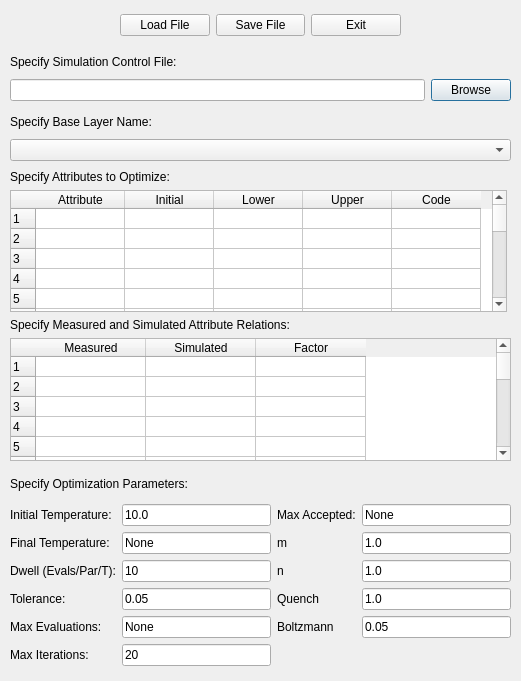
<?xml version="1.0" encoding="UTF-8"?>
<ui version="4.0">
 <class>OptimizationFileDlg</class>
 <widget class="QDialog" name="OptimizationFileDlg">
  <property name="geometry">
   <rect>
    <x>0</x>
    <y>0</y>
    <width>521</width>
    <height>681</height>
   </rect>
  </property>
  <property name="sizePolicy">
   <sizepolicy hsizetype="Fixed" vsizetype="Fixed">
    <horstretch>0</horstretch>
    <verstretch>0</verstretch>
   </sizepolicy>
  </property>
  <property name="minimumSize">
   <size>
    <width>521</width>
    <height>681</height>
   </size>
  </property>
  <property name="maximumSize">
   <size>
    <width>521</width>
    <height>681</height>
   </size>
  </property>
  <property name="windowTitle">
   <string>Optimization File Creator</string>
  </property>
  <widget class="QWidget" name="verticalLayoutWidget_2">
   <property name="geometry">
    <rect>
     <x>10</x>
     <y>170</y>
     <width>501</width>
     <height>291</height>
    </rect>
   </property>
   <layout class="QVBoxLayout" name="verticalLayout_2">
    <property name="sizeConstraint">
     <enum>QLayout::SetNoConstraint</enum>
    </property>
    <item>
     <layout class="QGridLayout" name="gridLayout">
      <item row="1" column="0">
       <widget class="QTableWidget" name="tblOptAttributes">
        <property name="minimumSize">
         <size>
          <width>0</width>
          <height>0</height>
         </size>
        </property>
        <property name="maximumSize">
         <size>
          <width>497</width>
          <height>16777215</height>
         </size>
        </property>
        <property name="editTriggers">
         <set>QAbstractItemView::AnyKeyPressed|QAbstractItemView::DoubleClicked|QAbstractItemView::EditKeyPressed</set>
        </property>
        <property name="selectionMode">
         <enum>QAbstractItemView::SingleSelection</enum>
        </property>
        <property name="selectionBehavior">
         <enum>QAbstractItemView::SelectItems</enum>
        </property>
        <property name="wordWrap">
         <bool>false</bool>
        </property>
        <property name="rowCount">
         <number>100</number>
        </property>
        <property name="columnCount">
         <number>5</number>
        </property>
        <attribute name="horizontalHeaderVisible">
         <bool>true</bool>
        </attribute>
        <attribute name="horizontalHeaderCascadingSectionResizes">
         <bool>false</bool>
        </attribute>
        <attribute name="horizontalHeaderDefaultSectionSize">
         <number>89</number>
        </attribute>
        <attribute name="horizontalHeaderHighlightSections">
         <bool>true</bool>
        </attribute>
        <attribute name="horizontalHeaderStretchLastSection">
         <bool>false</bool>
        </attribute>
        <attribute name="verticalHeaderDefaultSectionSize">
         <number>20</number>
        </attribute>
        <attribute name="verticalHeaderMinimumSectionSize">
         <number>20</number>
        </attribute>
        <attribute name="verticalHeaderShowSortIndicator" stdset="0">
         <bool>false</bool>
        </attribute>
        <attribute name="verticalHeaderStretchLastSection">
         <bool>false</bool>
        </attribute>
        <row/>
        <row/>
        <row/>
        <row/>
        <row/>
        <row/>
        <row/>
        <row/>
        <row/>
        <row/>
        <row/>
        <row/>
        <row/>
        <row/>
        <row/>
        <row/>
        <row/>
        <row/>
        <row/>
        <row/>
        <row/>
        <row/>
        <row/>
        <row/>
        <row/>
        <row/>
        <row/>
        <row/>
        <row/>
        <row/>
        <row/>
        <row/>
        <row/>
        <row/>
        <row/>
        <row/>
        <row/>
        <row/>
        <row/>
        <row/>
        <row/>
        <row/>
        <row/>
        <row/>
        <row/>
        <row/>
        <row/>
        <row/>
        <row/>
        <row/>
        <row/>
        <row/>
        <row/>
        <row/>
        <row/>
        <row/>
        <row/>
        <row/>
        <row/>
        <row/>
        <row/>
        <row/>
        <row/>
        <row/>
        <row/>
        <row/>
        <row/>
        <row/>
        <row/>
        <row/>
        <row/>
        <row/>
        <row/>
        <row/>
        <row/>
        <row/>
        <row/>
        <row/>
        <row/>
        <row/>
        <row/>
        <row/>
        <row/>
        <row/>
        <row/>
        <row/>
        <row/>
        <row/>
        <row/>
        <row/>
        <row/>
        <row/>
        <row/>
        <row/>
        <row/>
        <row/>
        <row/>
        <row/>
        <row/>
        <row/>
        <column>
         <property name="text">
          <string>Attribute</string>
         </property>
        </column>
        <column>
         <property name="text">
          <string>Initial</string>
         </property>
        </column>
        <column>
         <property name="text">
          <string>Lower</string>
         </property>
        </column>
        <column>
         <property name="text">
          <string>Upper</string>
         </property>
        </column>
        <column>
         <property name="text">
          <string>Code</string>
         </property>
        </column>
       </widget>
      </item>
      <item row="3" column="0">
       <widget class="QTableWidget" name="tblObjAttributes">
        <property name="minimumSize">
         <size>
          <width>0</width>
          <height>0</height>
         </size>
        </property>
        <property name="editTriggers">
         <set>QAbstractItemView::AnyKeyPressed|QAbstractItemView::DoubleClicked|QAbstractItemView::EditKeyPressed</set>
        </property>
        <property name="selectionMode">
         <enum>QAbstractItemView::SingleSelection</enum>
        </property>
        <property name="selectionBehavior">
         <enum>QAbstractItemView::SelectItems</enum>
        </property>
        <property name="wordWrap">
         <bool>false</bool>
        </property>
        <property name="rowCount">
         <number>100</number>
        </property>
        <property name="columnCount">
         <number>3</number>
        </property>
        <attribute name="horizontalHeaderVisible">
         <bool>true</bool>
        </attribute>
        <attribute name="horizontalHeaderCascadingSectionResizes">
         <bool>false</bool>
        </attribute>
        <attribute name="horizontalHeaderDefaultSectionSize">
         <number>110</number>
        </attribute>
        <attribute name="horizontalHeaderHighlightSections">
         <bool>true</bool>
        </attribute>
        <attribute name="horizontalHeaderStretchLastSection">
         <bool>false</bool>
        </attribute>
        <attribute name="verticalHeaderDefaultSectionSize">
         <number>20</number>
        </attribute>
        <attribute name="verticalHeaderMinimumSectionSize">
         <number>20</number>
        </attribute>
        <attribute name="verticalHeaderShowSortIndicator" stdset="0">
         <bool>false</bool>
        </attribute>
        <attribute name="verticalHeaderStretchLastSection">
         <bool>false</bool>
        </attribute>
        <row/>
        <row/>
        <row/>
        <row/>
        <row/>
        <row/>
        <row/>
        <row/>
        <row/>
        <row/>
        <row/>
        <row/>
        <row/>
        <row/>
        <row/>
        <row/>
        <row/>
        <row/>
        <row/>
        <row/>
        <row/>
        <row/>
        <row/>
        <row/>
        <row/>
        <row/>
        <row/>
        <row/>
        <row/>
        <row/>
        <row/>
        <row/>
        <row/>
        <row/>
        <row/>
        <row/>
        <row/>
        <row/>
        <row/>
        <row/>
        <row/>
        <row/>
        <row/>
        <row/>
        <row/>
        <row/>
        <row/>
        <row/>
        <row/>
        <row/>
        <row/>
        <row/>
        <row/>
        <row/>
        <row/>
        <row/>
        <row/>
        <row/>
        <row/>
        <row/>
        <row/>
        <row/>
        <row/>
        <row/>
        <row/>
        <row/>
        <row/>
        <row/>
        <row/>
        <row/>
        <row/>
        <row/>
        <row/>
        <row/>
        <row/>
        <row/>
        <row/>
        <row/>
        <row/>
        <row/>
        <row/>
        <row/>
        <row/>
        <row/>
        <row/>
        <row/>
        <row/>
        <row/>
        <row/>
        <row/>
        <row/>
        <row/>
        <row/>
        <row/>
        <row/>
        <row/>
        <row/>
        <row/>
        <row/>
        <row/>
        <column>
         <property name="text">
          <string>Measured</string>
         </property>
        </column>
        <column>
         <property name="text">
          <string>Simulated</string>
         </property>
        </column>
        <column>
         <property name="text">
          <string>Factor</string>
         </property>
        </column>
       </widget>
      </item>
      <item row="0" column="0">
       <widget class="QLabel" name="Label2_2">
        <property name="minimumSize">
         <size>
          <width>220</width>
          <height>0</height>
         </size>
        </property>
        <property name="text">
         <string>Specify Attributes to Optimize:</string>
        </property>
       </widget>
      </item>
      <item row="2" column="0">
       <widget class="QLabel" name="Label2_4">
        <property name="minimumSize">
         <size>
          <width>220</width>
          <height>0</height>
         </size>
        </property>
        <property name="text">
         <string>Specify Measured and Simulated Attribute Relations:</string>
        </property>
       </widget>
      </item>
     </layout>
    </item>
   </layout>
  </widget>
  <widget class="QWidget" name="verticalLayoutWidget_3">
   <property name="geometry">
    <rect>
     <x>10</x>
     <y>110</y>
     <width>501</width>
     <height>51</height>
    </rect>
   </property>
   <layout class="QVBoxLayout" name="verticalLayout_3">
    <item>
     <widget class="QLabel" name="Label2">
      <property name="minimumSize">
       <size>
        <width>379</width>
        <height>0</height>
       </size>
      </property>
      <property name="text">
       <string>Specify Base Layer Name:</string>
      </property>
     </widget>
    </item>
    <item>
     <widget class="QComboBox" name="cmbBaseLayer"/>
    </item>
   </layout>
  </widget>
  <widget class="QWidget" name="verticalLayoutWidget_4">
   <property name="geometry">
    <rect>
     <x>10</x>
     <y>50</y>
     <width>501</width>
     <height>51</height>
    </rect>
   </property>
   <layout class="QVBoxLayout" name="verticalLayout_4">
    <item>
     <widget class="QLabel" name="Label3">
      <property name="text">
       <string>Specify Simulation Control File:</string>
      </property>
     </widget>
    </item>
    <item>
     <layout class="QHBoxLayout" name="horizontalLayout_2">
      <item>
       <widget class="QLineEdit" name="tbxControlFile">
        <property name="toolTip">
         <string>Give the filepath and filename of the output shapefile</string>
        </property>
       </widget>
      </item>
      <item>
       <widget class="QPushButton" name="btnBrowse">
        <property name="toolTip">
         <string>Gives dialog box for selecting output filepath and filename.</string>
        </property>
        <property name="text">
         <string>Browse</string>
        </property>
       </widget>
      </item>
     </layout>
    </item>
   </layout>
  </widget>
  <widget class="QWidget" name="verticalLayoutWidget_5">
   <property name="geometry">
    <rect>
     <x>10</x>
     <y>470</y>
     <width>501</width>
     <height>201</height>
    </rect>
   </property>
   <layout class="QVBoxLayout" name="verticalLayout_5">
    <item>
     <widget class="QLabel" name="Label3_2">
      <property name="maximumSize">
       <size>
        <width>16777215</width>
        <height>20</height>
       </size>
      </property>
      <property name="text">
       <string>Specify Optimization Parameters:</string>
      </property>
     </widget>
    </item>
    <item>
     <layout class="QGridLayout" name="gridLayout_2">
      <item row="0" column="0">
       <widget class="QLabel" name="label">
        <property name="text">
         <string>Initial Temperature:</string>
        </property>
       </widget>
      </item>
      <item row="2" column="0">
       <widget class="QLabel" name="label_2">
        <property name="text">
         <string>Dwell (Evals/Par/T):</string>
        </property>
       </widget>
      </item>
      <item row="1" column="0">
       <widget class="QLabel" name="label_3">
        <property name="text">
         <string>Final Temperature:</string>
        </property>
       </widget>
      </item>
      <item row="0" column="3">
       <widget class="QLabel" name="label_4">
        <property name="text">
         <string>Max Accepted:</string>
        </property>
       </widget>
      </item>
      <item row="1" column="3">
       <widget class="QLabel" name="label_5">
        <property name="text">
         <string>m</string>
        </property>
       </widget>
      </item>
      <item row="2" column="3">
       <widget class="QLabel" name="label_6">
        <property name="text">
         <string>n</string>
        </property>
       </widget>
      </item>
      <item row="3" column="0">
       <widget class="QLabel" name="label_7">
        <property name="text">
         <string>Tolerance:</string>
        </property>
       </widget>
      </item>
      <item row="3" column="3">
       <widget class="QLabel" name="label_8">
        <property name="text">
         <string>Quench</string>
        </property>
       </widget>
      </item>
      <item row="4" column="0">
       <widget class="QLabel" name="label_9">
        <property name="text">
         <string>Max Evaluations:</string>
        </property>
       </widget>
      </item>
      <item row="4" column="3">
       <widget class="QLabel" name="label_10">
        <property name="text">
         <string>Boltzmann</string>
        </property>
       </widget>
      </item>
      <item row="5" column="0">
       <widget class="QLabel" name="label_11">
        <property name="text">
         <string>Max Iterations:</string>
        </property>
       </widget>
      </item>
      <item row="1" column="2">
       <widget class="QLineEdit" name="tbxTf">
        <property name="text">
         <string>None</string>
        </property>
       </widget>
      </item>
      <item row="1" column="4">
       <widget class="QLineEdit" name="tbxm">
        <property name="text">
         <string>1.0</string>
        </property>
       </widget>
      </item>
      <item row="0" column="2">
       <widget class="QLineEdit" name="tbxT0">
        <property name="text">
         <string>10.0</string>
        </property>
       </widget>
      </item>
      <item row="2" column="2">
       <widget class="QLineEdit" name="tbxDwell">
        <property name="text">
         <string>10</string>
        </property>
       </widget>
      </item>
      <item row="3" column="2">
       <widget class="QLineEdit" name="tbxTolerance">
        <property name="text">
         <string>0.05</string>
        </property>
       </widget>
      </item>
      <item row="4" column="2">
       <widget class="QLineEdit" name="tbxMaxEval">
        <property name="text">
         <string>None</string>
        </property>
       </widget>
      </item>
      <item row="5" column="2">
       <widget class="QLineEdit" name="tbxMaxIter">
        <property name="text">
         <string>20</string>
        </property>
       </widget>
      </item>
      <item row="0" column="4">
       <widget class="QLineEdit" name="tbxMaxAccept">
        <property name="text">
         <string>None</string>
        </property>
       </widget>
      </item>
      <item row="2" column="4">
       <widget class="QLineEdit" name="tbxn">
        <property name="text">
         <string>1.0</string>
        </property>
       </widget>
      </item>
      <item row="3" column="4">
       <widget class="QLineEdit" name="tbxQuench">
        <property name="text">
         <string>1.0</string>
        </property>
       </widget>
      </item>
      <item row="4" column="4">
       <widget class="QLineEdit" name="tbxBoltzmann">
        <property name="text">
         <string>0.05</string>
        </property>
       </widget>
      </item>
     </layout>
    </item>
   </layout>
  </widget>
  <widget class="QWidget" name="horizontalLayoutWidget">
   <property name="geometry">
    <rect>
     <x>120</x>
     <y>10</y>
     <width>281</width>
     <height>31</height>
    </rect>
   </property>
   <layout class="QHBoxLayout" name="horizontalLayout_4">
    <item>
     <widget class="QPushButton" name="btnLoad">
      <property name="text">
       <string>Load File</string>
      </property>
     </widget>
    </item>
    <item>
     <widget class="QPushButton" name="btnSave">
      <property name="text">
       <string>Save File</string>
      </property>
     </widget>
    </item>
    <item>
     <widget class="QPushButton" name="btnExit">
      <property name="text">
       <string>Exit</string>
      </property>
     </widget>
    </item>
   </layout>
  </widget>
 </widget>
 <resources/>
 <connections/>
</ui>
